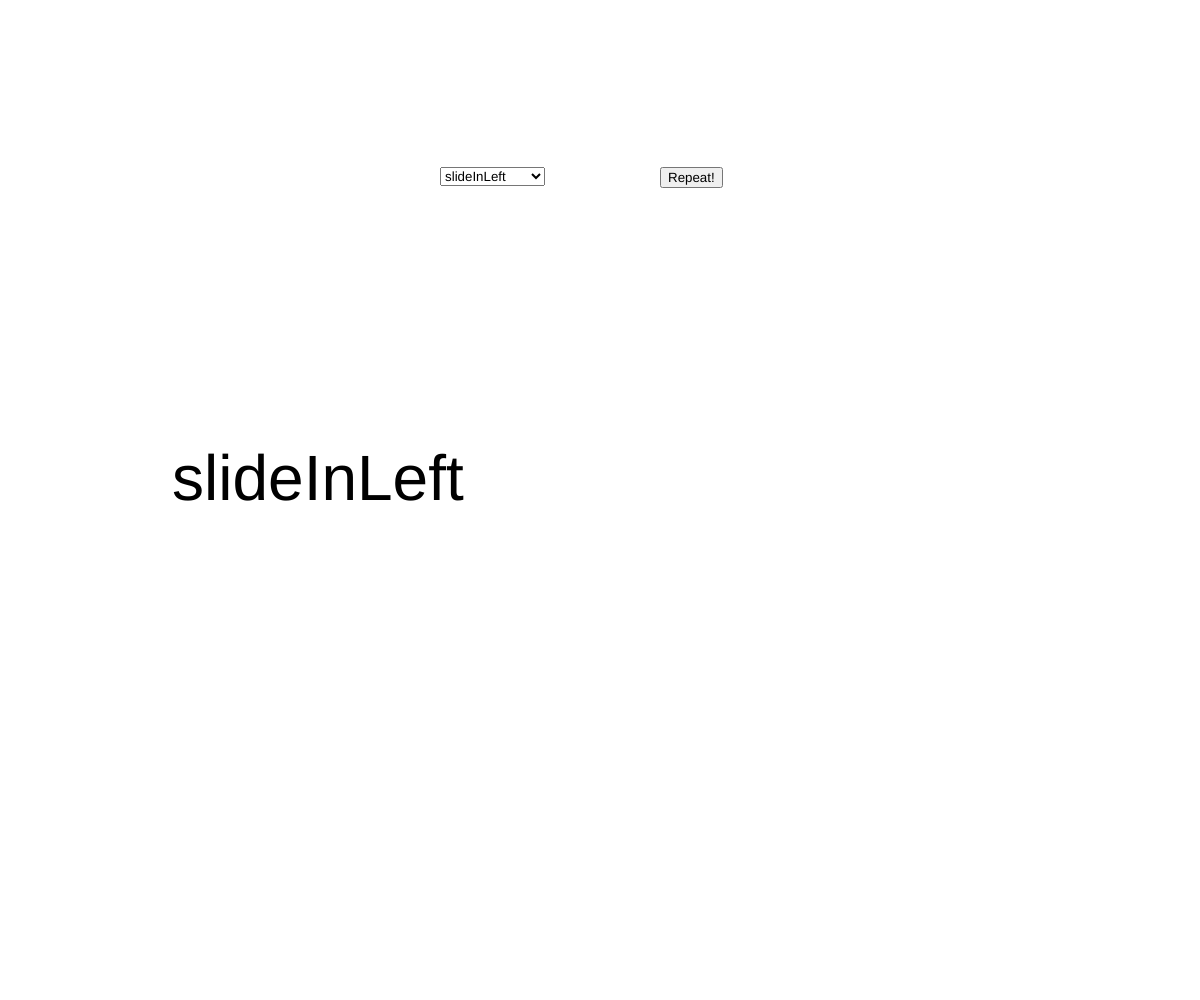
Frame 1 (no input)
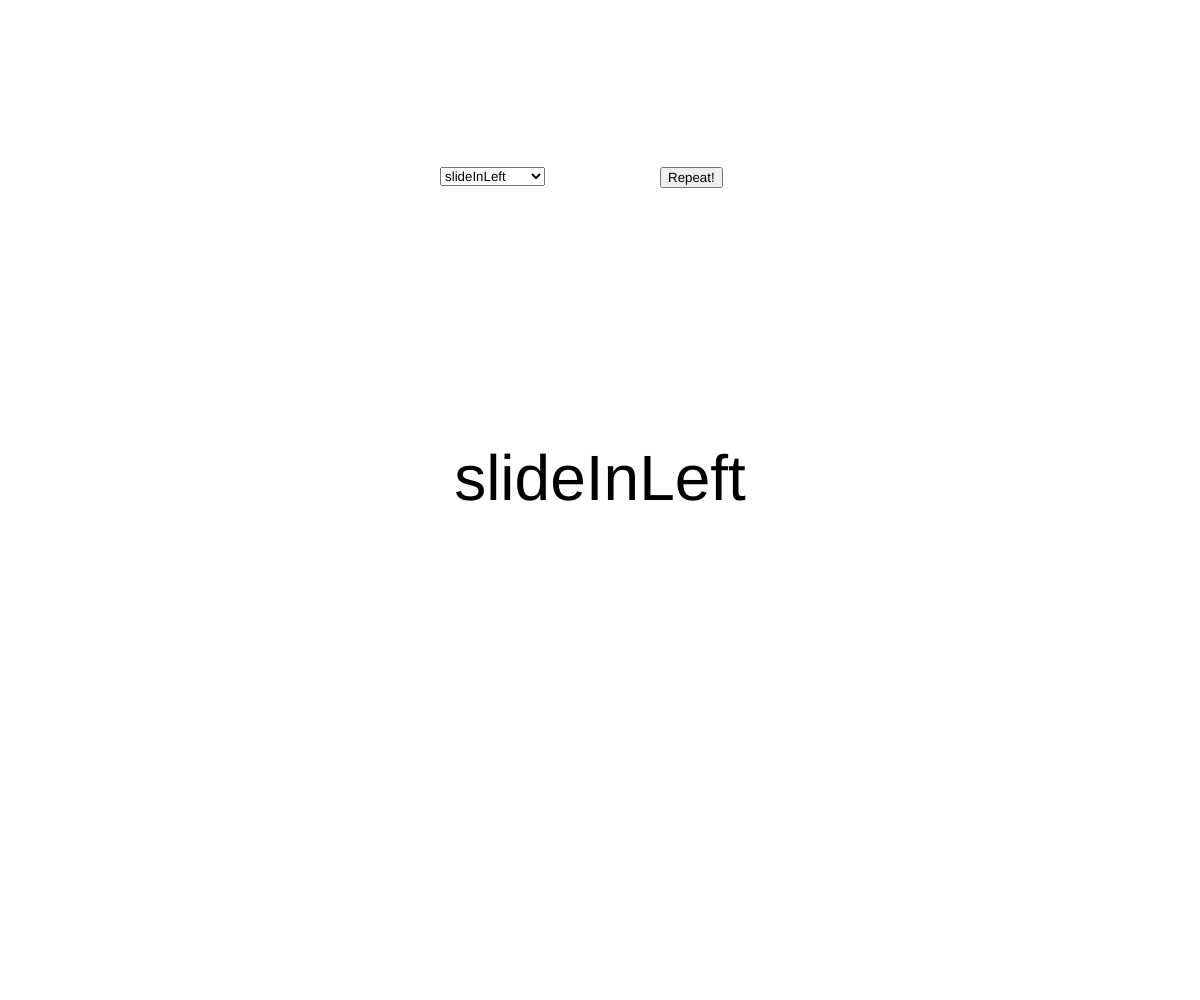
Frame 60 (no input)
Frame 120 (the mouse pressed at the canvas centre since frame 60): identical to frame 60, image omitted

The p5.js sketch that drew these frames (run headless with seeded random() and noise() and a simulated clock; from frame 60 on, the mouse is pressed at the canvas centre):

// p5.js sketch
// ── sketch.js
let sel
let t
let str
let canvas
let button
let selectList = ['slideInLeft', 'slideInRight', 'slideInUp', 'slideInDown', 'slideOutLeft', 'slideOutRight', "slideOutUp", 'slideOutDown', 'zoomIn', 'zoomOut', 'rotateIn', 'rotateOut']
function setup () {
    canvas = createCanvas(windowWidth, windowHeight)
    canvas.position(0, 0)
    canvas.style('z-index', '-1')

    sel = createSelect();
    sel.position(windowWidth / 2 - 160, windowHeight / 6)
    selectList.forEach(d => {
        sel.option(d)
    })
    sel.selected(selectList[0]);
    sel.changed(changeAnimation);

    textSize(64)
    changeAnimation()

    button = createButton('Repeat!')
    button.position(windowWidth / 2 + 60, windowHeight / 6)
    button.mousePressed(replayAnimation)
}

function changeAnimation () {
    let item = sel.value();
    t = new AniText(item, windowWidth / 2 - textWidth(item) / 2, windowHeight / 2, color(0), item, true, 1000)
}

function replayAnimation () {
    t.start()
}

function windowResized () {
    resizeCanvas(windowWidth, windowHeight)
}

function draw () {
    background(255)
    t.render()
}
//prevent context menu when long touch
window.oncontextmenu = function (event) {
    event.preventDefault();
    event.stopPropagation();
    return false;
};
// ── aniText.js
//do not support multiline
//do not support x2, y2 aka boundaries
class AniText {
    constructor(str, x1, y1, color, animation, autostart = true, length = 1000) {
        this.animation = animation
        this.length = length
        this.str = str
        this.x1 = x1
        this.y1 = y1
        this.textWidth = textWidth(this.str)
        this.textHeight = this.getTextHeight(this.str)
        this.animationFinished = true
        this.startTime = 0
        this.color = color
        if (autostart) {
            this.start()
        }
    }

    start () {
        this.startTime = millis()
        this.animationFinished = false
    }

    render () {
        if ((millis() - this.startTime) > this.length && !this.animationFinished) {
            this.animationFinished = true
        }

        if (!this.animationFinished) {
            let delta = (millis() - this.startTime) / this.length
            switch (this.animation) {
                //for slide in/out animations, the offset will be the width or height of the string
                case "slideInLeft":
                    text(this.str,
                        this.textWidth * (1 - (1 - delta) * (1 - delta)) + (this.x1 - this.textWidth),
                        this.y1)
                    break;
                case "slideInRight":
                    text(this.str,
                        -this.textWidth * (1 - (1 - delta) * (1 - delta)) + (this.x1 + this.textWidth),
                        this.y1)
                    break;
                case "slideInUp":
                    text(this.str,
                        this.x1,
                        this.textHeight * (1 - (1 - delta) * (1 - delta)) + (this.y1 - this.textHeight))
                    break;
                case "slideInDown":
                    text(this.str,
                        this.x1,
                        -this.textHeight * (1 - (1 - delta) * (1 - delta)) + (this.y1 + this.textHeight))
                    break;
                case "slideOutLeft":
                    text(this.str,
                        -this.textWidth * (1 - (1 - delta) * (1 - delta)) + this.x1,
                        this.y1)
                    break;
                case "slideOutRight":
                    text(this.str,
                        this.textWidth * (1 - (1 - delta) * (1 - delta)) + this.x1,
                        this.y1)
                    break;
                case "slideOutUp":
                    text(this.str,
                        this.x1,
                        -this.textHeight * (1 - (1 - delta) * (1 - delta)) + this.y1)
                    break;
                case "slideOutDown":
                    text(this.str,
                        this.x1,
                        this.textHeight * (1 - (1 - delta) * (1 - delta)) + this.y1)
                    break;
                case "zoomIn":
                    push()
                    translate(this.x1 + this.textWidth / 2, this.y1 - this.textHeight / 2)
                    scale(1 - (1 - delta) * (1 - delta))
                    translate(-this.textWidth / 2, this.textHeight / 2)
                    this.color.setAlpha(255 * (1 - (1 - delta) * (1 - delta)))
                    fill(this.color)
                    text(this.str, 0, 0)
                    pop()
                    break;
                case "zoomOut":
                    push()
                    translate(this.x1 + this.textWidth / 2, this.y1 - this.textHeight / 2)
                    scale((1 - delta) * (1 - delta))
                    translate(-this.textWidth / 2, this.textHeight / 2)
                    this.color.setAlpha(255 * ((1 - delta) * (1 - delta)))
                    fill(this.color)
                    text(this.str, 0, 0)
                    pop()
                    break;
                case "rotateIn":
                    push()
                    translate(this.x1 + this.textWidth / 2, this.y1 - this.textHeight / 2)
                    rotate(PI + PI * (1 - (1 - delta) * (1 - delta)))
                    translate(-this.textWidth / 2, this.textHeight / 2)
                    this.color.setAlpha(255 * (1 - (1 - delta) * (1 - delta)))
                    fill(this.color)
                    text(this.str, 0, 0)
                    pop()
                    break;
                case "rotateOut":
                    push()
                    translate(this.x1 + this.textWidth / 2, this.y1 - this.textHeight / 2)
                    rotate(PI + PI * ((1 - delta) * (1 - delta)))
                    translate(-this.textWidth / 2, this.textHeight / 2)
                    this.color.setAlpha(255 * ((1 - delta) * (1 - delta)))
                    fill(this.color)
                    text(this.str, 0, 0)
                    pop()
                    break;
            }
        } else {
            switch (this.animation) {
                case "slideOutLeft":

                    break;
                case "slideOutRight":

                    break;
                case "slideOutUp":

                    break;
                case "slideOutDown":

                    break;
                case "zoomOut":
                    break;
                case "rotateOut":
                    break;
                default:
                    text(this.str,
                        this.x1,
                        this.y1)
                    break;
            }

        }
    }

    //this function is from https://editor.p5js.org/ThatsTrue/sketches/QmHcXTd_o
    getTextHeight (text, textsize, abovesize, belowsize, maxheight) {
        var above;
        var below;
        push();
        if (textsize != undefined) {
            textSize(textsize);
        }
        if (maxheight != undefined) {
            text = 'Ç';
        }
        if (text.includes('Å')) {
            above = textWidth(11) * 91.75 / 100;
        } else if (text.includes('Ô')) {
            above = textWidth(11) * 90.25 / 100;
        } else if (text.includes('Ó')) {
            above = textWidth(11) * 90.15 / 100;
        } else if (text.includes('Ò')) {
            above = textWidth(11) * 90.10 / 100;
        } else if (text.includes('√')) {
            above = textWidth(11) * 89.75 / 100;
        } else if (text.includes('È') || text.includes('Í') || text.includes('Î')) {
            above = textWidth(11) * 88.5 / 100;
        } else if (text.includes('Ì') || text.includes('Û') || text.includes('Ç') || text.includes('Á') || text.includes('Â') || text.includes('Ê') || text.includes('Ú') || text.includes('Ù')) {
            above = textWidth(11) * 88.25 / 100;
        } else if (text.includes('Ÿ') || text.includes('Ë') || text.includes('Ï')) {
            above = textWidth(11) * 85.5 / 100;
        } else if (text.includes('')) {
            above = textWidth(11) * 78.25 / 100;
        } else if (text.includes('å')) {
            above = textWidth(11) * 76.65 / 100;
        } else if (text.includes('$')) {
            above = textWidth(11) * 74.75 / 100;
        } else if (text.includes('∫')) {
            above = textWidth(11) * 73 / 100;
        } else if (text.includes('∂') || text.includes('O')) {
            above = textWidth(11) * 71.25 / 100;
        } else if (text.includes('@') || text.includes('C') || text.includes('Ø') || text.includes('º') || text.includes('ª') || text.includes('€') || text.includes('◊')) {
            above = textWidth(11) * 71.10 / 100;
        } else if (text.includes('Q') || text.includes('S') || text.includes('G') || text.includes('ƒ')) {
            above = textWidth(11) * 71 / 100;
        } else if (text.includes('é') || text.includes('è') || text.includes('à') || text.includes('ù') || text.includes('`') || text.includes('´') || text.includes('ê') || text.includes('î') || text.includes('ô') || text.includes('Œ')) {
            above = textWidth(11) * 70.75 / 100;
        } else if (text.includes('{') || text.includes('}')) {
            above = textWidth(11) * 70.5 / 100;
        } else if (text.includes('(') || text.includes(')') || text.includes('f') || text.includes('ﬁ') || text.includes('ﬂ') || text.includes('|') || text.includes('ß')) {
            above = textWidth(11) * 70.25 / 100;
        } else if (text.includes('?')) {
            above = textWidth(11) * 70.10 / 100;
        } else if (text.includes('Ω')) {
            above = textWidth(11) * 69.90 / 100;
        } else if (text.includes('“') || text.includes('‘') || text.includes('‰')) {
            above = textWidth(11) * 69.85 / 100;
        } else if (text.includes('[') || text.includes(']')) {
            above = textWidth(11) * 69.75 / 100;
        } else if (text.includes('d') || text.includes('h')) {
            above = textWidth(11) * 69.5 / 100;
        } else if (text.includes('#') || text.includes('"') || text.includes("'") || text.includes('§') || text.includes('!') || text.includes('A') || text.includes('Z') || text.includes('E') || text.includes('R') || text.includes('T') || text.includes('Y') || text.includes('U') || text.includes('i') || text.includes('I') || text.includes('P') || text.includes('^') || text.includes('*') || text.includes('D') || text.includes('F') || text.includes('H') || text.includes('j') || text.includes('J') || text.includes('k') || text.includes('K') || text.includes('l') || text.includes('L') || text.includes('M') || text.includes('W') || text.includes('X') || text.includes('V') || text.includes('b') || text.includes('B') || text.includes('N') || text.includes('/') || text.includes('”') || text.includes('’') || text.includes('¶') || text.includes('Æ') || text.includes('®') || text.includes('†') || text.includes('™') || text.includes('‡') || text.includes('∏') || text.includes('∑') || text.includes('∆') || text.includes('©')) {
            above = textWidth(11) * 69.25 / 100;
        } else if (text.includes('£')) {
            above = textWidth(11) * 69.10 / 100;
        } else if (text.includes('&')) {
            above = textWidth(11) * 69 / 100;
        } else if (text.includes('¨') || text.includes('ë') || text.includes('ï')) {
            above = textWidth(11) * 68 / 100;
        } else if (text.includes('2') || text.includes('6') || text.includes('8')) {
            above = textWidth(11) * 67.75 / 100;
        } else if (text.includes('3') || text.includes('4') || text.includes('9') || text.includes('0') || text.includes('°') || text.includes('⁄')) {
            above = textWidth(11) * 67.5 / 100;
        } else if (text.includes('%')) {
            above = textWidth(11) * 67.25 / 100;
        } else if (text.includes('1')) {
            above = textWidth(11) * 67 / 100;
        } else if (text.includes('5')) {
            above = textWidth(11) * 66.5 / 100;
        } else if (text.includes('7') || text.includes('¥')) {
            above = textWidth(11) * 66.25 / 100;
        } else if (text.includes('t')) {
            above = textWidth(11) * 64.5 / 100;
        } else if (text.includes('¢')) {
            above = textWidth(11) * 60 / 100;
        } else if (text.includes('∞')) {
            above = textWidth(11) * 53.10 / 100;
        } else if (text.includes('ç') || text.includes('o') || text.includes('ø')) {
            above = textWidth(11) * 52 / 100;
        } else if (text.includes('c')) {
            above = textWidth(11) * 51.90 / 100;
        } else if (text.includes('s') || text.includes('æ') || text.includes('œ')) {
            above = textWidth(11) * 51.75 / 100;
        } else if (text.includes('a') || text.includes('e') || text.includes('r') || text.includes('p')) {
            above = textWidth(11) * 51.65 / 100;
        } else if (text.includes('m') || text.includes('n')) {
            above = textWidth(11) * 51.60 / 100;
        } else if (text.includes('q')) {
            above = textWidth(11) * 51.5 / 100;
        } else if (text.includes('g')) {
            above = textWidth(11) * 51.25 / 100;
        } else if (text.includes('¿')) {
            above = textWidth(11) * 50.75 / 100;
        } else if (text.includes('z') || text.includes('y') || text.includes('u') || text.includes('w') || text.includes('x') || text.includes('v') || text.includes('¡')) {
            above = textWidth(11) * 50.5 / 100;
        } else if (text.includes('µ')) {
            above = textWidth(11) * 50.35 / 100;
        } else if (text.includes('ı')) {
            above = textWidth(11) * 50.25 / 100;
        } else if (text.includes('<') || text.includes('>') || text.includes('π') || text.includes('≤') || text.includes('≥')) {
            above = textWidth(11) * 50.10 / 100;
        } else if (text.includes(';') || text.includes(':')) {
            above = textWidth(11) * 49.80 / 100;
        } else if (text.includes('+') || text.includes('±')) {
            above = textWidth(11) * 49.25 / 100;
        } else if (text.includes('÷')) {
            above = textWidth(11) * 48.25 / 100;
        } else if (text.includes('•')) {
            above = textWidth(11) * 45 / 100;
        } else if (text.includes('«') || text.includes('»') || text.includes('‹') || text.includes('›')) {
            above = textWidth(11) * 42.60 / 100;
        } else if (text.includes('≈')) {
            above = textWidth(11) * 41.75 / 100;
        } else if (text.includes('·')) {
            above = textWidth(11) * 39.10 / 100;
        } else if (text.includes('=') || text.includes('¬')) {
            above = textWidth(11) * 38.75 / 100;
        } else if (text.includes('~')) {
            above = textWidth(11) * 34.20 / 100;
        } else if (text.includes('-')) {
            above = textWidth(11) * 31.25 / 100;
        } else if (text.includes('—') || text.includes('–')) {
            above = textWidth(11) * 30.15 / 100;
        } else if (text.includes('…')) {
            above = textWidth(11) * 10.4 / 100;
        } else if (text.includes(',') || text.includes('.') || text.includes('„') || text.includes('‚')) {
            above = textWidth(11) * 10.25 / 100;
        } else if (text.includes('_')) {
            above = textWidth(11) * -7.25 / 100;
        }
        if (text.includes('Ç') || text.includes('ç')) {
            below = textWidth(11) * 21.65 / 100;
        } else if (text.includes('g')) {
            below = textWidth(11) * 21.25 / 100;
        } else if (text.includes('y')) {
            below = textWidth(11) * 20.5 / 100;
        } else if (text.includes('§') || text.includes('j')) {
            below = textWidth(11) * 20.25 / 100;
        } else if (text.includes('p') || text.includes('q')) {
            below = textWidth(11) * 20 / 100;
        } else if (text.includes('µ')) {
            below = textWidth(11) * 19.80 / 100;
        } else if (text.includes('ƒ')) {
            below = textWidth(11) * 19.70 / 100;
        } else if (text.includes('{') || text.includes('}')) {
            below = textWidth(11) * 19.65 / 100;
        } else if (text.includes('(') || text.includes(')') || text.includes('∫')) {
            below = textWidth(11) * 19.5 / 100;
        } else if (text.includes('¿')) {
            below = textWidth(11) * 19.40 / 100;
        } else if (text.includes('[') || text.includes(']')) {
            below = textWidth(11) * 18.90 / 100;
        } else if (text.includes('¡')) {
            below = textWidth(11) * 18.75 / 100;
        } else if (text.includes('¶')) {
            below = textWidth(11) * 17 / 100;
        } else if (text.includes('‡')) {
            below = textWidth(11) * 15.40 / 100;
        } else if (text.includes('†')) {
            below = textWidth(11) * 15.35 / 100;
        } else if (text.includes(',') || text.includes(';') || text.includes('„') || text.includes('‚')) {
            below = textWidth(11) * 14.25 / 100;
        } else if (text.includes('∏') || text.includes('∑')) {
            below = textWidth(11) * 14.10 / 100;
        } else if (text.includes('_')) {
            below = textWidth(11) * 12 / 100;
        } else if (text.includes('$') || text.includes('¢')) {
            below = textWidth(11) * 11.10 / 100;
        } else if (text.includes('Q')) {
            below = textWidth(11) * 5.5 / 100;
        } else if (text.includes('‰')) {
            below = textWidth(11) * 2.5 / 100;
        } else if (text.includes('') || text.includes('ø')) {
            below = textWidth(11) * 2.20 / 100;
        } else if (text.includes('@') || text.includes('O') || text.includes('S') || text.includes('Ø') || text.includes('Ô') || text.includes('Ò') || text.includes('◊') || text.includes('Ó')) {
            below = textWidth(11) * 2 / 100;
        } else if (text.includes('8') || text.includes('s') || text.includes('œ')) {
            below = textWidth(11) * 1.90 / 100;
        } else if (text.includes('9') || text.includes('0') || text.includes('√') || text.includes('Ù') || text.includes('ô') || text.includes('Ú') || text.includes('Û') || text.includes('J') || text.includes('G') || text.includes('o')) {
            below = textWidth(11) * 1.80 / 100;
        } else if (text.includes('é') || text.includes('⁄') || text.includes('∂') || text.includes('€') || text.includes('ê') || text.includes('ë') || text.includes('C') || text.includes('%') || text.includes('d') || text.includes('U') || text.includes('e') || text.includes('3') || text.includes('6') || text.includes('è')) {
            below = textWidth(11) * 1.75 / 100;
        } else if (text.includes('5') || text.includes('æ') || text.includes('å') || text.includes('£') || text.includes('a') || text.includes('à')) {
            below = textWidth(11) * 1.65 / 100;
        } else if (text.includes('&') || text.includes('Œ') || text.includes('b')) {
            below = textWidth(11) * 1.5 / 100;
        } else if (text.includes('c')) {
            below = textWidth(11) * 1.45 / 100;
        } else if (text.includes('u') || text.includes('ß') || text.includes('ù')) {
            below = textWidth(11) * 1.35 / 100;
        } else if (text.includes('π')) {
            below = textWidth(11) * 0.85 / 100;
        } else if (text.includes('<') || text.includes('>')) {
            below = textWidth(11) * 0.80 / 100;
        } else if (text.includes('t')) {
            below = textWidth(11) * 0.75 / 100;
        } else if (text.includes('#') || text.includes('1') || text.includes('2') || text.includes('w') || text.includes('M') || text.includes('m') || text.includes('L') || text.includes('l') || text.includes('K') || text.includes('k') || text.includes('H') || text.includes('h') || text.includes('F') || text.includes('f') || text.includes('D') || text.includes('P') || text.includes('I') || text.includes('i') || text.includes('Y') || text.includes('T') || text.includes('R') || text.includes('r') || text.includes('E') || text.includes('Z') || text.includes('z') || text.includes('A') || text.includes('!') || text.includes('7') || text.includes('4') || text.includes('Ÿ') || text.includes('+') || text.includes('/') || text.includes(':') || text.includes('.') || text.includes('?') || text.includes('N') || text.includes('n') || text.includes('B') || text.includes('V') || text.includes('v') || text.includes('X') || text.includes('x') || text.includes('W') || text.includes('±') || text.includes('…') || text.includes('ı') || text.includes('©') || text.includes('≥') || text.includes('≤') || text.includes('|') || text.includes('Ë') || text.includes('È') || text.includes('Í') || text.includes('Ï') || text.includes('Î') || text.includes('Ì') || text.includes('ﬂ') || text.includes('ﬁ') || text.includes('∆') || text.includes('Ω') || text.includes('¥') || text.includes('ï') || text.includes('î') || text.includes('®') || text.includes('Ê') || text.includes('Å') || text.includes('Â') || text.includes('Æ') || text.includes('Á')) {
            below = textWidth(11) * 0 / 100;
        } else if (text.includes('÷')) {
            below = textWidth(11) * -1 / 100;
        } else if (text.includes('≈')) {
            below = textWidth(11) * -7.35 / 100;
        } else if (text.includes('›') || text.includes('‹') || text.includes('»') || text.includes('«')) {
            below = textWidth(11) * -10 / 100;
        } else if (text.includes('¬') || text.includes('=')) {
            below = textWidth(11) * -10.5 / 100;
        } else if (text.includes('~')) {
            below = textWidth(11) * -15.05 / 100;
        } else if (text.includes('∞')) {
            below = textWidth(11) * -16.10 / 100;
        } else if (text.includes('-')) {
            below = textWidth(11) * -22.5 / 100;
        } else if (text.includes('–') || text.includes('—')) {
            below = textWidth(11) * -23.25 / 100;
        } else if (text.includes('•')) {
            below = textWidth(11) * -24.10 / 100;
        } else if (text.includes('·')) {
            below = textWidth(11) * -27 / 100;
        } else if (text.includes('^')) {
            below = textWidth(11) * -28.5 / 100;
        } else if (text.includes('™')) {
            below = textWidth(11) * -35 / 100;
        } else if (text.includes('º') || text.includes('ª')) {
            below = textWidth(11) * -38.90 / 100;
        } else if (text.includes('°')) {
            below = textWidth(11) * -39 / 100;
        } else if (text.includes('"') || text.includes("'") || text.includes('*')) {
            below = textWidth(11) * -41.5 / 100;
        } else if (text.includes('”') || text.includes('’')) {
            below = textWidth(11) * -44.75 / 100;
        } else if (text.includes('“') || text.includes('‘')) {
            below = textWidth(11) * -45.25 / 100;
        } else if (text.includes('´') || text.includes('`')) {
            below = textWidth(11) * -57.10 / 100;
        } else if (text.includes('¨')) {
            below = textWidth(11) * -58.25 / 100;
        }

        if (text != '') {
            if (abovesize != undefined && belowsize != undefined) {
                return above + below;
            } else if (abovesize != undefined) {
                return above;
            } else if (belowsize != undefined) {
                return below;
            } else {
                return above + below;
            }
        } else {
            return 0;
        }
        pop();
    }
}
